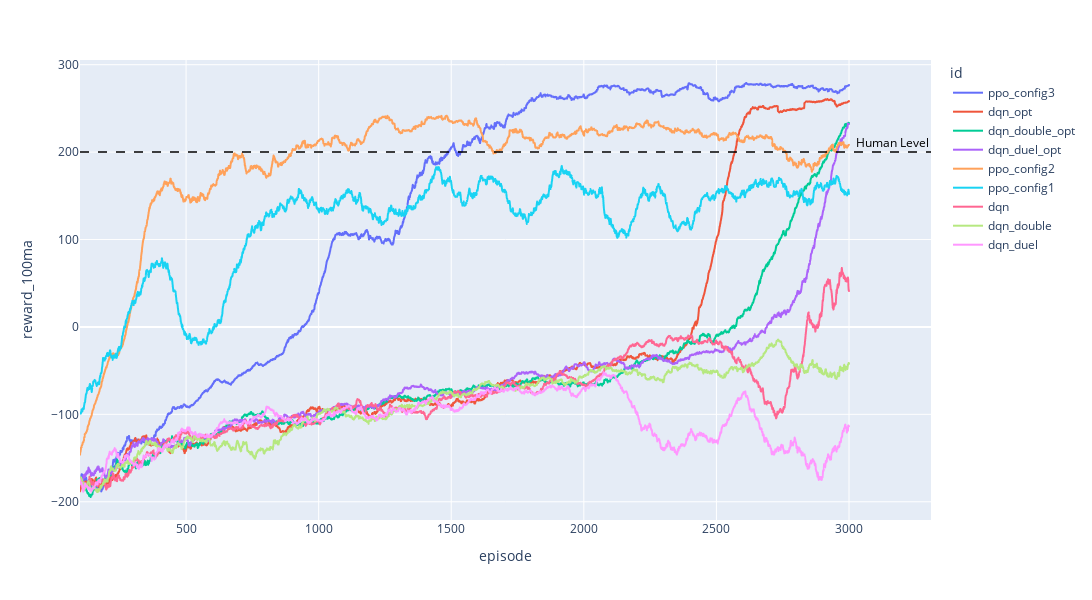

Notebook code cell kept with this figure:
### Code cell
# px.line(df, x='episode', y='reward_100ma', color='id', facet_col='id', facet_col_wrap=3, width=1600, height=800)

final_values = df.groupby('id')['reward_100ma'].last().sort_values(ascending=False)
category_orders = {'id': final_values.index.tolist()}

fig = px.line(df, x='episode', y='reward_100ma', color='id', category_orders=category_orders, width=1300, height=600)


fig.add_annotation(
    x=x_max, y=200, text="Human Level", showarrow=False,
    xanchor="left", xshift=5, yshift=10,  
    font=dict(color="black", size=12),
    row=1, col=1
)

fig.add_hline(
    y=200,
    line=dict(color="black", width=1.5, dash="dash"),
    row=1, col=1
)

### Figure 1 — Plotly figure (JSON) as saved in the notebook; plotly's stock layout.template omitted (floating-point values rounded to 4 significant figures; data arrays with more than 128 entries replaced by an {"elided": "..."} marker saying what was removed)
{"data": [{"hovertemplate": "id=ppo_config3<br>episode=%{x}<br>reward_100ma=%{y}<extra></extra>", "legendgroup": "ppo_config3", "line": {"color": "#636efa", "dash": "solid"}, "marker": {"symbol": "circle"}, "mode": "lines", "name": "ppo_config3", "showlegend": true, "type": "scattergl", "x": {"elided": "2901 int values"}, "xaxis": "x", "y": {"elided": "2901 float values"}, "yaxis": "y"}, {"hovertemplate": "id=dqn_opt<br>episode=%{x}<br>reward_100ma=%{y}<extra></extra>", "legendgroup": "dqn_opt", "line": {"color": "#EF553B", "dash": "solid"}, "marker": {"symbol": "circle"}, "mode": "lines", "name": "dqn_opt", "showlegend": true, "type": "scattergl", "x": {"elided": "2901 int values"}, "xaxis": "x", "y": {"elided": "2901 float values"}, "yaxis": "y"}, {"hovertemplate": "id=dqn_double_opt<br>episode=%{x}<br>reward_100ma=%{y}<extra></extra>", "legendgroup": "dqn_double_opt", "line": {"color": "#00cc96", "dash": "solid"}, "marker": {"symbol": "circle"}, "mode": "lines", "name": "dqn_double_opt", "showlegend": true, "type": "scattergl", "x": {"elided": "2901 int values"}, "xaxis": "x", "y": {"elided": "2901 float values"}, "yaxis": "y"}, {"hovertemplate": "id=dqn_duel_opt<br>episode=%{x}<br>reward_100ma=%{y}<extra></extra>", "legendgroup": "dqn_duel_opt", "line": {"color": "#ab63fa", "dash": "solid"}, "marker": {"symbol": "circle"}, "mode": "lines", "name": "dqn_duel_opt", "showlegend": true, "type": "scattergl", "x": {"elided": "2901 int values"}, "xaxis": "x", "y": {"elided": "2901 float values"}, "yaxis": "y"}, {"hovertemplate": "id=ppo_config2<br>episode=%{x}<br>reward_100ma=%{y}<extra></extra>", "legendgroup": "ppo_config2", "line": {"color": "#FFA15A", "dash": "solid"}, "marker": {"symbol": "circle"}, "mode": "lines", "name": "ppo_config2", "showlegend": true, "type": "scattergl", "x": {"elided": "2901 int values"}, "xaxis": "x", "y": {"elided": "2901 float values"}, "yaxis": "y"}, {"hovertemplate": "id=ppo_config1<br>episode=%{x}<br>reward_100ma=%{y}<extra></extra>", "legendgroup": "ppo_config1", "line": {"color": "#19d3f3", "dash": "solid"}, "marker": {"symbol": "circle"}, "mode": "lines", "name": "ppo_config1", "showlegend": true, "type": "scattergl", "x": {"elided": "2901 int values"}, "xaxis": "x", "y": {"elided": "2901 float values"}, "yaxis": "y"}, {"hovertemplate": "id=dqn<br>episode=%{x}<br>reward_100ma=%{y}<extra></extra>", "legendgroup": "dqn", "line": {"color": "#FF6692", "dash": "solid"}, "marker": {"symbol": "circle"}, "mode": "lines", "name": "dqn", "showlegend": true, "type": "scattergl", "x": {"elided": "2901 int values"}, "xaxis": "x", "y": {"elided": "2901 float values"}, "yaxis": "y"}, {"hovertemplate": "id=dqn_double<br>episode=%{x}<br>reward_100ma=%{y}<extra></extra>", "legendgroup": "dqn_double", "line": {"color": "#B6E880", "dash": "solid"}, "marker": {"symbol": "circle"}, "mode": "lines", "name": "dqn_double", "showlegend": true, "type": "scattergl", "x": {"elided": "2901 int values"}, "xaxis": "x", "y": {"elided": "2901 float values"}, "yaxis": "y"}, {"hovertemplate": "id=dqn_duel<br>episode=%{x}<br>reward_100ma=%{y}<extra></extra>", "legendgroup": "dqn_duel", "line": {"color": "#FF97FF", "dash": "solid"}, "marker": {"symbol": "circle"}, "mode": "lines", "name": "dqn_duel", "showlegend": true, "type": "scattergl", "x": {"elided": "2901 int values"}, "xaxis": "x", "y": {"elided": "2901 float values"}, "yaxis": "y"}], "layout": {"annotations": [{"font": {"color": "black", "size": 12}, "showarrow": false, "text": "Human Level", "x": 3000, "xanchor": "left", "xref": "x", "xshift": 5, "y": 200, "yref": "y", "yshift": 10}], "height": 600, "legend": {"title": {"text": "id"}, "tracegroupgap": 0}, "margin": {"t": 60}, "shapes": [{"line": {"color": "black", "dash": "dash", "width": 1.5}, "type": "line", "x0": 0, "x1": 1, "xref": "x domain", "y0": 200, "y1": 200, "yref": "y"}], "width": 1300, "xaxis": {"anchor": "y", "domain": [0, 1], "title": {"text": "episode"}}, "yaxis": {"anchor": "x", "domain": [0, 1], "title": {"text": "reward_100ma"}}}}
